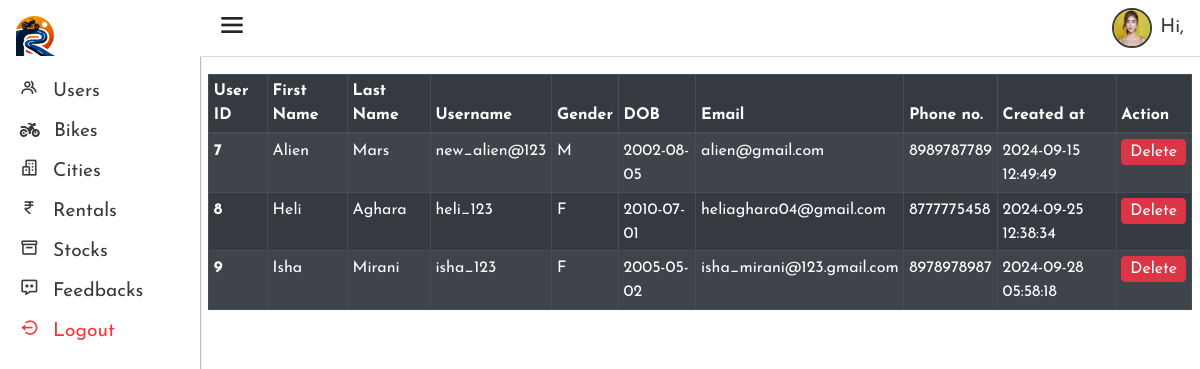
The page /admin/view_users.php on the database its author committed.
### tables this page shows
CREATE TABLE `users` (
  `user_id` int(11) NOT NULL,
  `first_name` varchar(50) NOT NULL,
  `last_name` varchar(50) NOT NULL,
  `user_name` varchar(16) DEFAULT NULL,
  `gender` enum('M','F','O') DEFAULT NULL,
  `dob` date NOT NULL,
  `email_id` varchar(100) DEFAULT NULL,
  `phone_no` varchar(10) DEFAULT NULL,
  `password_hash` varchar(255) DEFAULT NULL,
  `created_at` timestamp NOT NULL DEFAULT current_timestamp(),
  `driving_lic_img` varchar(255) NOT NULL
);

### admin/retrieve_users.php (called while the page is built)
<?php
include '../config.php';
function retrieve_users(){
    global $connection;
    $get_users_query = "SELECT user_id,first_name,last_name,user_name,gender,dob,email_id,phone_no,created_at FROM users";
    $result = mysqli_query($connection, $get_users_query);
    $users = [];
    if($result && mysqli_num_rows($result) > 0){
        while($row = mysqli_fetch_assoc($result)){
            $users[] = $row;
        }
    }
    return $users;
}
?>

### admin/view_users.php (the view, shortened to what this page needs)
<?php
    include 'includes/header.inc.php';
    include 'retrieve_users.php';
    $users = retrieve_users();
?>
<div class="container-fluid p-2">
  <table class="table table-dark table-striped table-bordered table-sm table-responsive-lg">
    <thead>
      <tr >
        <th scope="col">User ID</th>
        <th scope="col">First Name</th>
        <th scope="col">Last Name</th>
        <th scope="col">Username</th>
        <th scope="col">Gender</th>
        <th scope="col">DOB</th>
        <th scope="col">Email</th>
        <th scope="col">Phone no.</th>
        <th scope="col">Created at</th>
        <th scope="col">Action</th>
      </tr>
    </thead>
    <tbody>
        <?php if (!empty($users)): ?>
          <?php foreach ($users as $user):?>
            <tr>
                <th><?php echo $user['user_id']; ?></th>
                <td><?php echo $user['first_name']; ?></td>
                <td><?php echo $user['last_name']; ?></td>
                <td><?php echo $user['user_name']; ?></td>
                <td><?php echo $user['gender']; ?></td>
                <td><?php echo $user['dob']; ?></td>
                <td><?php echo $user['email_id']; ?></td>
                <td><?php echo $user['phone_no']; ?></td>
                <td><?php echo $user['created_at']; ?></td>
                <td>
                    <form method="POST" action="delete_user.php" onsubmit="return confirm('Are you sure you want to delete this user?');">
                      <button type="submit" class="btn btn-danger p-0 px-2">Delete</button>
                    </form>
                </td>
            </tr>
          <?php endforeach; ?>
        <?php else:?>
          <tr>
            <td colspan="10">No users Found!!</td>
          </tr>
        <?php endif; ?>
    </tbody>
  </table>
</div>
<?php
    include 'includes/footer.inc.php';
?>

### admin/css/header.css (style rules this page uses)
* { margin: 0; padding: 0; box-sizing: border-box; }
body { font-family: "Josefin Sans", sans-serif; }
:root { --clr-brand-blue : rgb(0, 116, 217); --clr-brand-black : rgb(58,58,58); font-size: 16px; }

### rows shown on the page
users: user_id "7", first_name "Alien", last_name "Mars", user_name "new_alien@123", gender "M", dob "2002-08-05", email "alien@gmail.com", phone_no "8989787789", created_at "2024-09-15 12:49:49"
users: user_id "8", first_name "Heli", last_name "Aghara", user_name "heli_123", gender "F", dob "2010-07-01", email "heliaghara04@gmail.com", phone_no "8777775458", created_at "2024-09-25 12:38:34"
users: user_id "9", first_name "Isha", last_name "Mirani", user_name "isha_123", gender "F", dob "2005-05-02", email "isha_mirani@123.gmail.com", phone_no "8978978987", created_at "2024-09-28 05:58:18"
